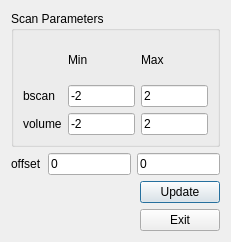
<?xml version="1.0" encoding="UTF-8"?>
<ui version="4.0">
 <class>ScanBuilderDialog</class>
 <widget class="QDialog" name="ScanBuilderDialog">
  <property name="geometry">
   <rect>
    <x>0</x>
    <y>0</y>
    <width>231</width>
    <height>242</height>
   </rect>
  </property>
  <property name="windowTitle">
   <string>Dialog</string>
  </property>
  <layout class="QVBoxLayout" name="verticalLayout_2">
   <item>
    <widget class="QGroupBox" name="groupBox">
     <property name="title">
      <string>Scan Parameters</string>
     </property>
     <layout class="QHBoxLayout" name="horizontalLayout_3">
      <item>
       <layout class="QGridLayout" name="gridLayout">
        <item row="0" column="1">
         <widget class="QLabel" name="label_4">
          <property name="text">
           <string>Min</string>
          </property>
         </widget>
        </item>
        <item row="0" column="2">
         <widget class="QLabel" name="label_5">
          <property name="text">
           <string>Max</string>
          </property>
         </widget>
        </item>
        <item row="1" column="0">
         <widget class="QLabel" name="label">
          <property name="text">
           <string>bscan</string>
          </property>
         </widget>
        </item>
        <item row="1" column="1">
         <widget class="QLineEdit" name="leLimitsBscanMin">
          <property name="text">
           <string>-2</string>
          </property>
         </widget>
        </item>
        <item row="1" column="2">
         <widget class="QLineEdit" name="leLimitsBscanMax">
          <property name="text">
           <string>2</string>
          </property>
         </widget>
        </item>
        <item row="2" column="0">
         <widget class="QLabel" name="label_2">
          <property name="text">
           <string>volume</string>
          </property>
         </widget>
        </item>
        <item row="2" column="1">
         <widget class="QLineEdit" name="leLimitsVolumeMin">
          <property name="text">
           <string>-2</string>
          </property>
         </widget>
        </item>
        <item row="2" column="2">
         <widget class="QLineEdit" name="leLimitsVolumeMax">
          <property name="text">
           <string>2</string>
          </property>
         </widget>
        </item>
       </layout>
      </item>
      <item>
       <spacer name="horizontalSpacer">
        <property name="orientation">
         <enum>Qt::Horizontal</enum>
        </property>
        <property name="sizeHint" stdset="0">
         <size>
          <width>40</width>
          <height>20</height>
         </size>
        </property>
       </spacer>
      </item>
     </layout>
    </widget>
   </item>
   <item>
    <layout class="QHBoxLayout" name="horizontalLayout">
     <item>
      <widget class="QLabel" name="label_3">
       <property name="text">
        <string>offset</string>
       </property>
      </widget>
     </item>
     <item>
      <widget class="QLineEdit" name="leLimitsOffsetX">
       <property name="text">
        <string>0</string>
       </property>
      </widget>
     </item>
     <item>
      <widget class="QLineEdit" name="leLimitsOffsetY">
       <property name="text">
        <string>0</string>
       </property>
      </widget>
     </item>
    </layout>
   </item>
   <item>
    <layout class="QHBoxLayout" name="horizontalLayout_2">
     <item>
      <spacer name="horizontalSpacer_2">
       <property name="orientation">
        <enum>Qt::Horizontal</enum>
       </property>
       <property name="sizeHint" stdset="0">
        <size>
         <width>40</width>
         <height>20</height>
        </size>
       </property>
      </spacer>
     </item>
     <item>
      <layout class="QVBoxLayout" name="verticalLayout">
       <item>
        <widget class="QPushButton" name="pbUpdate">
         <property name="text">
          <string>Update</string>
         </property>
        </widget>
       </item>
       <item>
        <widget class="QPushButton" name="pbExit">
         <property name="text">
          <string>Exit</string>
         </property>
        </widget>
       </item>
      </layout>
     </item>
    </layout>
   </item>
  </layout>
 </widget>
 <resources/>
 <connections/>
</ui>
